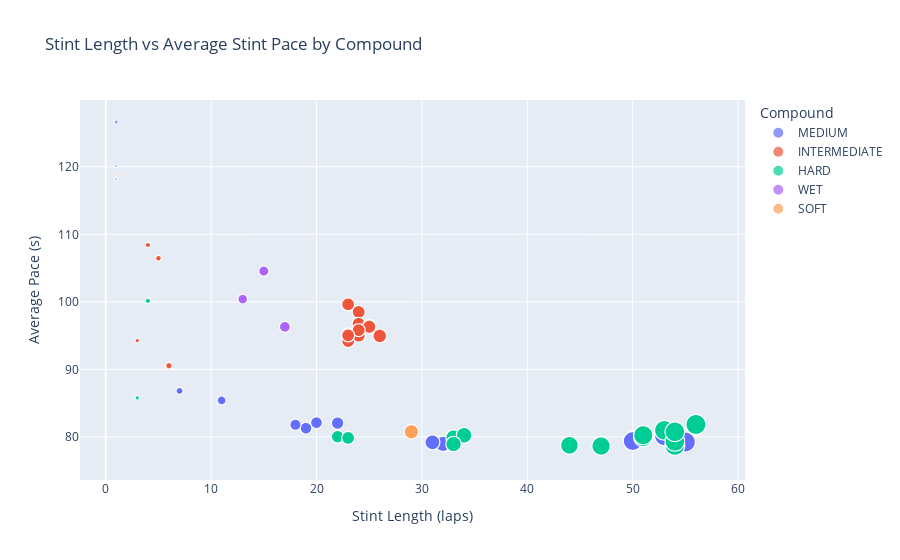

Here is the notebook cell this chart was saved with:
### Code cell
fig = px.scatter(merged_df,
                 x="StintLength",
                 y="AvgStintPace",
                 color="Compound",
                 size="TyreLife",
                 hover_data=["Driver", "Stint"],
                 title="Stint Length vs Average Stint Pace by Compound")
fig.update_layout(xaxis_title="Stint Length (laps)", yaxis_title="Average Pace (s)")
fig.show()

#check again

### Figure 1 — Plotly figure (JSON) as saved in the notebook; plotly's stock layout.template omitted (floating-point values rounded to 4 significant figures; data arrays with more than 128 entries replaced by an {"elided": "..."} marker saying what was removed)
{"data": [{"customdata": {"elided": "374x2 mixed values"}, "hovertemplate": "Compound=MEDIUM<br>StintLength=%{x}<br>AvgStintPace=%{y}<br>TyreLife=%{marker.size}<br>Driver=%{customdata[0]}<br>Stint=%{customdata[1]}<extra></extra>", "legendgroup": "MEDIUM", "marker": {"color": "#636efa", "size": {"elided": "374 int values"}, "sizemode": "area", "sizeref": 0.14, "symbol": "circle"}, "mode": "markers", "name": "MEDIUM", "showlegend": true, "type": "scattergl", "x": {"elided": "374 int values"}, "xaxis": "x", "y": {"elided": "374 float values"}, "yaxis": "y"}, {"customdata": {"elided": "399x2 mixed values"}, "hovertemplate": "Compound=INTERMEDIATE<br>StintLength=%{x}<br>AvgStintPace=%{y}<br>TyreLife=%{marker.size}<br>Driver=%{customdata[0]}<br>Stint=%{customdata[1]}<extra></extra>", "legendgroup": "INTERMEDIATE", "marker": {"color": "#EF553B", "size": {"elided": "399 int values"}, "sizemode": "area", "sizeref": 0.14, "symbol": "circle"}, "mode": "markers", "name": "INTERMEDIATE", "showlegend": true, "type": "scattergl", "x": {"elided": "399 int values"}, "xaxis": "x", "y": {"elided": "399 float values"}, "yaxis": "y"}, {"customdata": {"elided": "667x2 mixed values"}, "hovertemplate": "Compound=HARD<br>StintLength=%{x}<br>AvgStintPace=%{y}<br>TyreLife=%{marker.size}<br>Driver=%{customdata[0]}<br>Stint=%{customdata[1]}<extra></extra>", "legendgroup": "HARD", "marker": {"color": "#00cc96", "size": {"elided": "667 int values"}, "sizemode": "area", "sizeref": 0.14, "symbol": "circle"}, "mode": "markers", "name": "HARD", "showlegend": true, "type": "scattergl", "x": {"elided": "667 int values"}, "xaxis": "x", "y": {"elided": "667 float values"}, "yaxis": "y"}, {"customdata": [["PER", 5], ["PER", 5], ["PER", 5], ["PER", 5], ["PER", 5], ["PER", 5], ["PER", 5], ["PER", 5], ["PER", 5], ["PER", 5], ["PER", 5], ["PER", 5], ["PER", 5], ["MAG", 2], ["MAG", 2], ["MAG", 2], ["MAG", 2], ["MAG", 2], ["MAG", 2], ["MAG", 2], ["MAG", 2], ["MAG", 2], ["MAG", 2], ["MAG", 2], ["MAG", 2], ["MAG", 2], ["MAG", 2], ["MAG", 2], ["HUL", 4], ["HUL", 4], ["HUL", 4], ["HUL", 4], ["HUL", 4], ["HUL", 4], ["HUL", 4], ["HUL", 4], ["HUL", 4], ["HUL", 4], ["HUL", 4], ["HUL", 4], ["HUL", 4], ["HUL", 4], ["HUL", 4], ["HUL", 4], ["HUL", 4]], "hovertemplate": "Compound=WET<br>StintLength=%{x}<br>AvgStintPace=%{y}<br>TyreLife=%{marker.size}<br>Driver=%{customdata[0]}<br>Stint=%{customdata[1]}<extra></extra>", "legendgroup": "WET", "marker": {"color": "#ab63fa", "size": [1, 2, 3, 4, 5, 6, 7, 8, 9, 10, 11, 12, 13, 1, 2, 3, 4, 5, 6, 7, 8, 9, 10, 11, 12, 13, 14, 15, 1, 2, 3, 4, 5, 6, 7, 8, 9, 10, 11, 12, 13, 14, 15, 16, 17], "sizemode": "area", "sizeref": 0.14, "symbol": "circle"}, "mode": "markers", "name": "WET", "showlegend": true, "type": "scattergl", "x": [13, 13, 13, 13, 13, 13, 13, 13, 13, 13, 13, 13, 13, 15, 15, 15, 15, 15, 15, 15, 15, 15, 15, 15, 15, 15, 15, 15, 17, 17, 17, 17, 17, 17, 17, 17, 17, 17, 17, 17, 17, 17, 17, 17, 17], "xaxis": "x", "y": [100.4, 100.4, 100.4, 100.4, 100.4, 100.4, 100.4, 100.4, 100.4, 100.4, 100.4, 100.4, 100.4, 104.6, 104.6, 104.6, 104.6, 104.6, 104.6, 104.6, 104.6, 104.6, 104.6, 104.6, 104.6, 104.6, 104.6, 104.6, 96.29, 96.29, 96.29, 96.29, 96.29, 96.29, 96.29, 96.29, 96.29, 96.29, 96.29, 96.29, 96.29, 96.29, 96.29, 96.29, 96.29], "yaxis": "y"}, {"customdata": [["SAR", 3], ["SAR", 3], ["SAR", 3], ["SAR", 3], ["SAR", 3], ["SAR", 3], ["SAR", 3], ["SAR", 3], ["SAR", 3], ["SAR", 3], ["SAR", 3], ["SAR", 3], ["SAR", 3], ["SAR", 3], ["SAR", 3], ["SAR", 3], ["SAR", 3], ["SAR", 3], ["SAR", 3], ["SAR", 3], ["SAR", 3], ["SAR", 3], ["SAR", 3], ["SAR", 3], ["SAR", 3], ["SAR", 3], ["SAR", 3], ["SAR", 3], ["SAR", 3], ["ZHO", 1]], "hovertemplate": "Compound=SOFT<br>StintLength=%{x}<br>AvgStintPace=%{y}<br>TyreLife=%{marker.size}<br>Driver=%{customdata[0]}<br>Stint=%{customdata[1]}<extra></extra>", "legendgroup": "SOFT", "marker": {"color": "#FFA15A", "size": [1, 2, 3, 4, 5, 6, 7, 8, 9, 10, 11, 12, 13, 14, 15, 16, 17, 18, 19, 20, 21, 22, 23, 24, 25, 26, 27, 28, 29, 1], "sizemode": "area", "sizeref": 0.14, "symbol": "circle"}, "mode": "markers", "name": "SOFT", "showlegend": true, "type": "scattergl", "x": [29, 29, 29, 29, 29, 29, 29, 29, 29, 29, 29, 29, 29, 29, 29, 29, 29, 29, 29, 29, 29, 29, 29, 29, 29, 29, 29, 29, 29, 1], "xaxis": "x", "y": [80.74, 80.74, 80.74, 80.74, 80.74, 80.74, 80.74, 80.74, 80.74, 80.74, 80.74, 80.74, 80.74, 80.74, 80.74, 80.74, 80.74, 80.74, 80.74, 80.74, 80.74, 80.74, 80.74, 80.74, 80.74, 80.74, 80.74, 80.74, 80.74, 118.8], "yaxis": "y"}], "layout": {"legend": {"itemsizing": "constant", "title": {"text": "Compound"}, "tracegroupgap": 0}, "title": {"text": "Stint Length vs Average Stint Pace by Compound"}, "xaxis": {"anchor": "y", "domain": [0, 1], "title": {"text": "Stint Length (laps)"}}, "yaxis": {"anchor": "x", "domain": [0, 1], "title": {"text": "Average Pace (s)"}}}}
